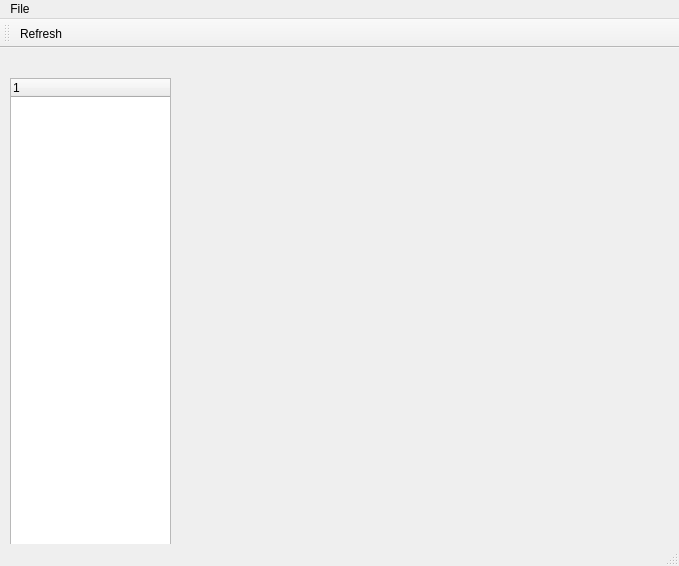
<ui version="4.0" >
 <class>AssetBrowserClass</class>
 <widget class="QMainWindow" name="AssetBrowserClass" >
  <property name="geometry" >
   <rect>
    <x>0</x>
    <y>0</y>
    <width>679</width>
    <height>566</height>
   </rect>
  </property>
  <property name="windowTitle" >
   <string>AssetBrowser</string>
  </property>
  <widget class="QWidget" name="centralWidget" >
   <widget class="QTreeWidget" name="treeWidget" >
    <property name="geometry" >
     <rect>
      <x>10</x>
      <y>30</y>
      <width>161</width>
      <height>471</height>
     </rect>
    </property>
    <column>
     <property name="text" >
      <string>1</string>
     </property>
    </column>
   </widget>
  </widget>
  <widget class="QMenuBar" name="menuBar" >
   <property name="geometry" >
    <rect>
     <x>0</x>
     <y>0</y>
     <width>679</width>
     <height>21</height>
    </rect>
   </property>
   <widget class="QMenu" name="menuFile" >
    <property name="title" >
     <string>File</string>
    </property>
   </widget>
   <addaction name="menuFile" />
  </widget>
  <widget class="QToolBar" name="mainToolBar" >
   <attribute name="toolBarArea" >
    <enum>TopToolBarArea</enum>
   </attribute>
   <attribute name="toolBarBreak" >
    <bool>false</bool>
   </attribute>
   <addaction name="actionRefresh" />
  </widget>
  <widget class="QStatusBar" name="statusBar" />
  <action name="actionRefresh" >
   <property name="text" >
    <string>Refresh</string>
   </property>
  </action>
 </widget>
 <layoutdefault spacing="6" margin="11" />
 <resources/>
 <connections/>
</ui>
